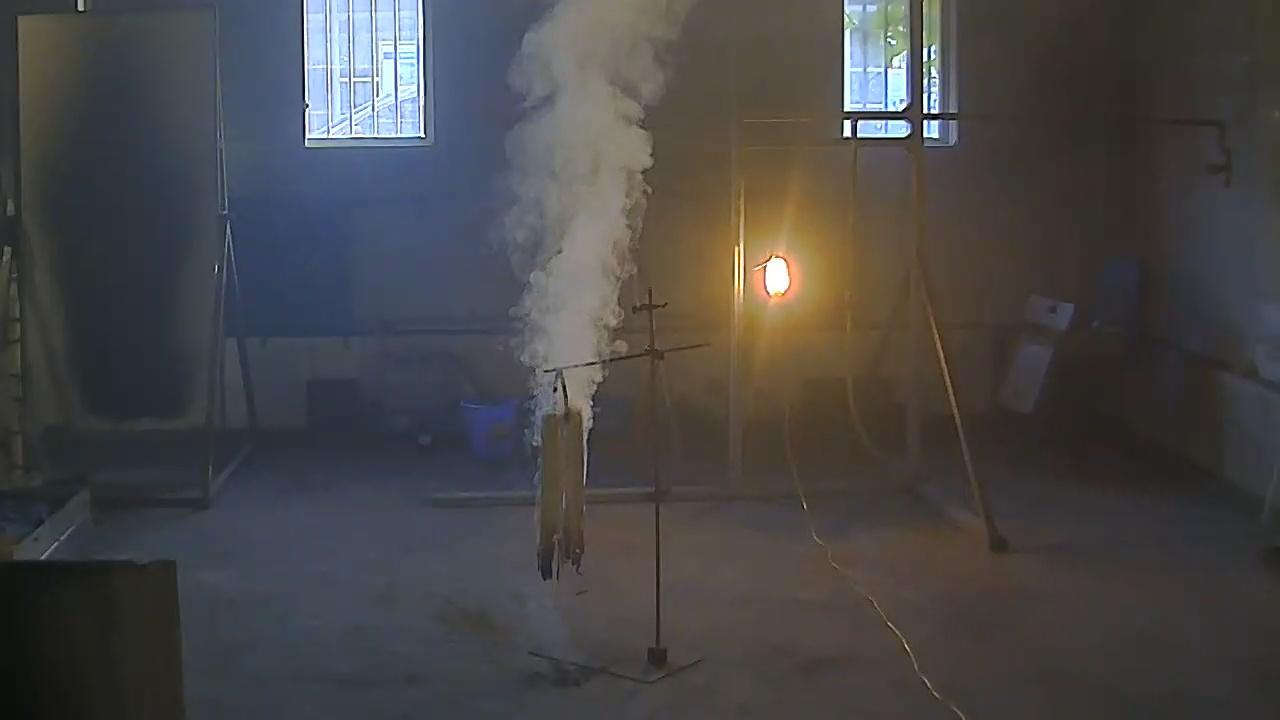
#> input picture 2.png, 1280 x 720 px
$ python normalize_color.py
#> lines starting #> are read from the running program, lines starting #| are printed output that depends on the picture
import cv2
import numpy as np
import matplotlib.pyplot as plt

# Прочитать оригинальное изображение
img = cv2.imread('2.png')
#> img is the input picture: shape (720, 1280, 3); mean B, G, R 71.7, 71.1, 72.5

# Получить высоту и ширину изображения
height = img.shape[0]
#> height = 720
width = img.shape[1]
#> width = 1280

# Создать изображение
grayimg = np.zeros((height, width, 3), np.uint8)

# Максимальная обработка изображения в градациях серого
for i in range(height):
    for j in range(width):
        # Получить изображение R G B максимум
        gray = max(img[i, j][0], img[i, j][1], img[i, j][2])
        # Назначение пикселей в градациях серого серого цвета = максимум (R, G, B)
        grayimg[i, j] = np.uint8(gray)
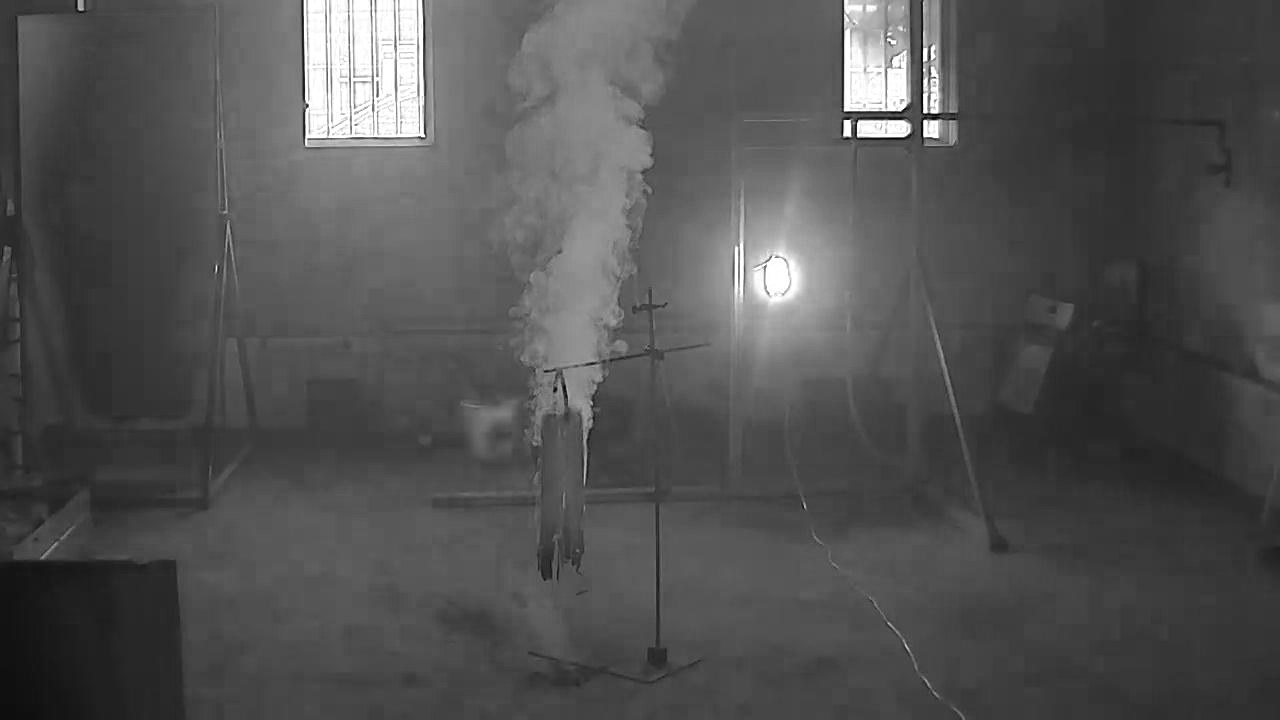
#> grayimg: shape (720, 1280, 3); min 1, max 255, mean 81.6

# Показать изображение
cv2.imshow("src", img)
cv2.imshow("gray", grayimg)

# Ждать показа
cv2.waitKey(0)
cv2.destroyAllWindows()

$ run again, with 1.png copied over 2.png
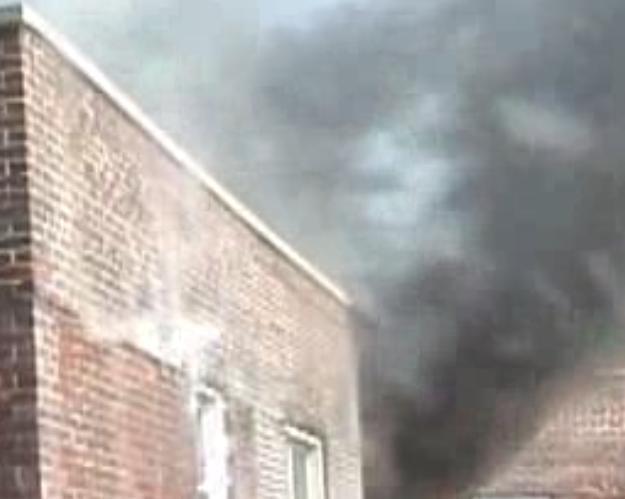
#> input picture 1.png, 625 x 499 px
#> img is the input picture: shape (499, 625, 3); mean B, G, R 160.3, 163.2, 166.7
#> after the loop `for i in range(height):`:
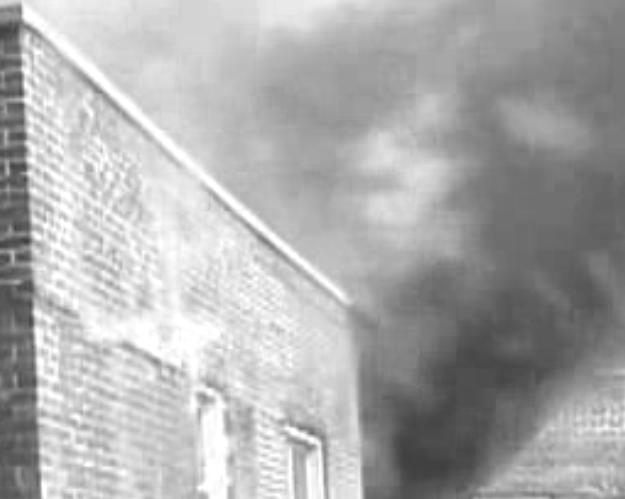
#> grayimg: shape (499, 625, 3); min 60, max 255, mean 172.5

$ run again, with 3.png copied over 2.png
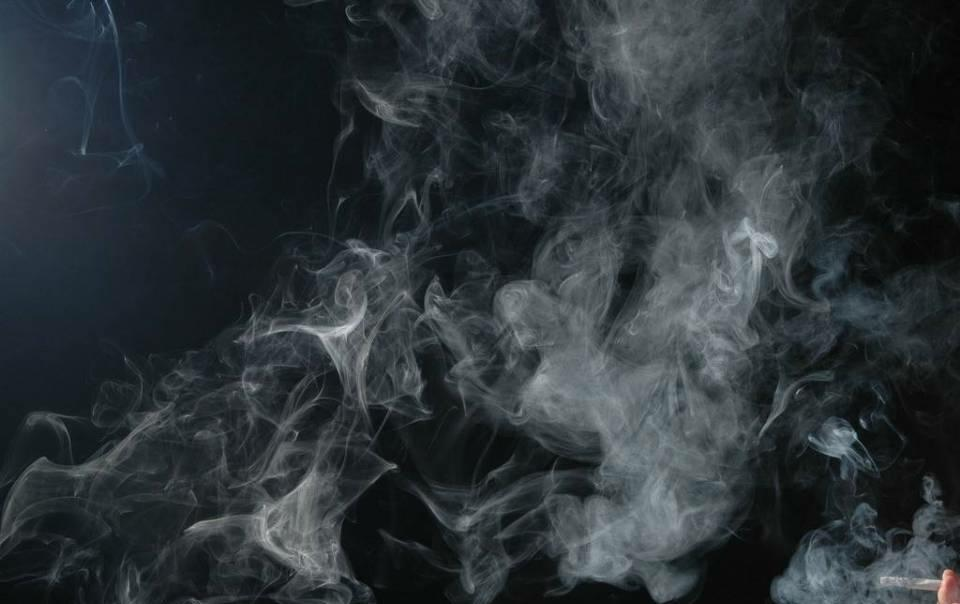
#> input picture 3.png, 960 x 604 px
#> img is the input picture: shape (604, 960, 3); mean B, G, R 55.3, 51.2, 44.1
#> after the loop `for i in range(height):`:
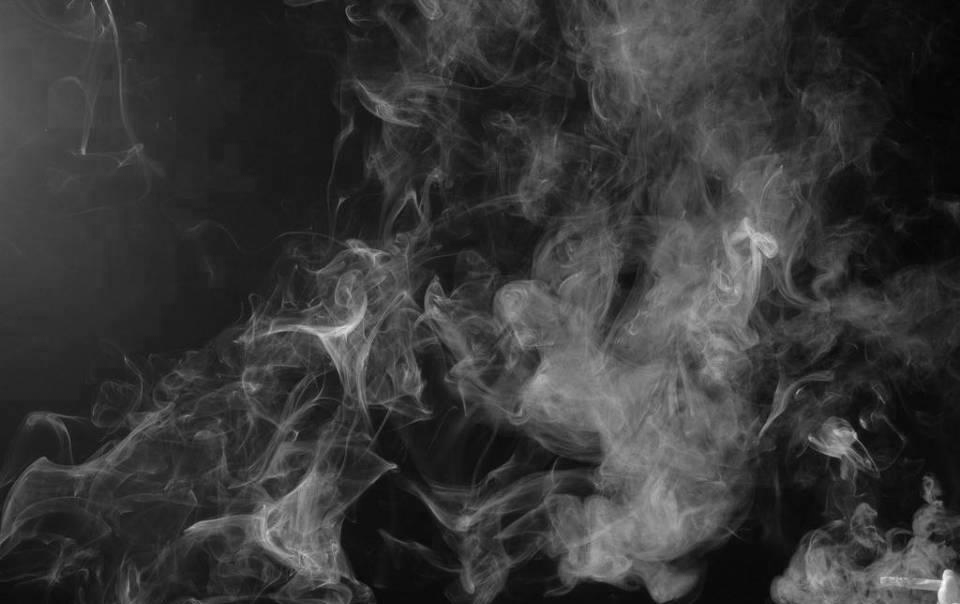
#> grayimg: shape (604, 960, 3); min 3, max 255, mean 55.4
